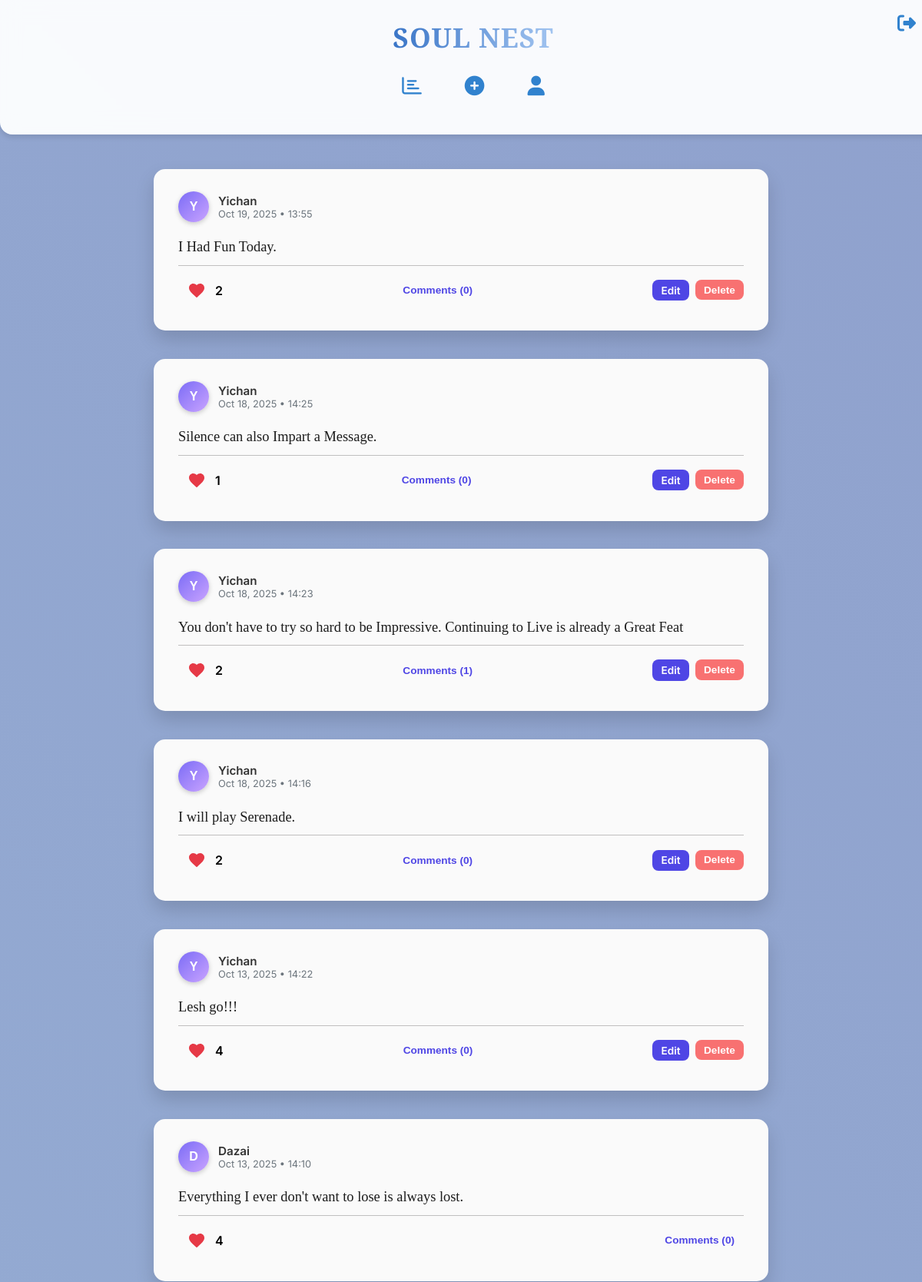
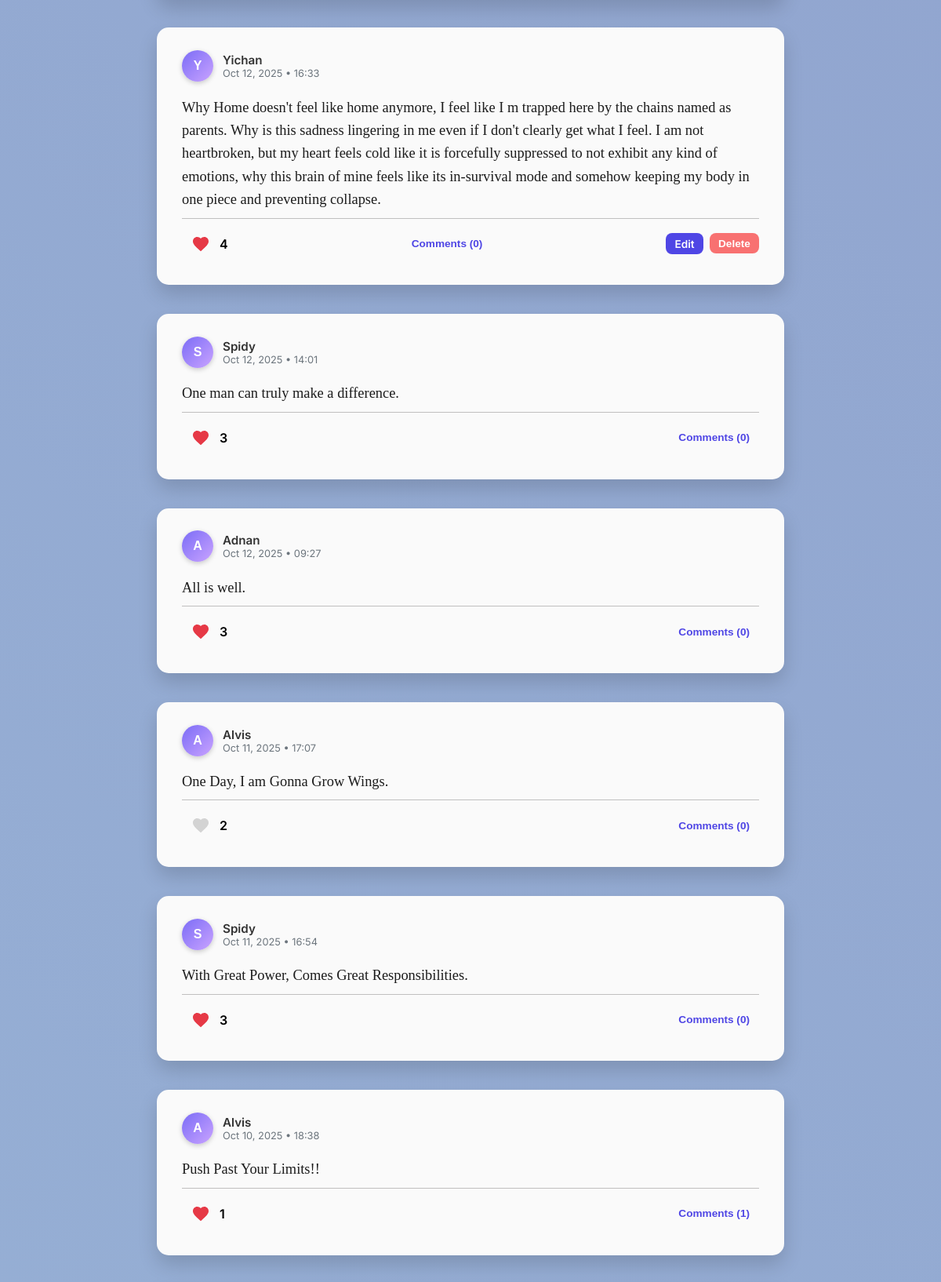
The app's page /thoughts (signed in, upper part) with its own data (2 pictures, top to bottom).
### models.py (models this page shows, shortened)
class Thought(db.Model):
    id = db.Column(db.Integer, primary_key=True)
    content = db.Column(db.Text, nullable=False)
    user_id = db.Column(db.Integer, db.ForeignKey('user.id'), nullable=False)
    timestamp = db.Column(db.DateTime, default=datetime.utcnow)
    mood = db.Column(db.String(50), nullable=True)
    comments = db.relationship('Comment', backref='thought', lazy='select')
    user = db.relationship('User', backref=db.backref('thoughts', lazy=True))
    liked_by = db.relationship(
        'User', secondary='likes',
        back_populates='liked_thoughts', lazy='dynamic' # Keep dynamic for efficiency
    )
    def is_liked_by(self, user):
        return self.liked_by.filter(likes.c.user_id == user.id).first() is not None
    def like_count(self):
        return self.liked_by.count()

class User(db.Model, UserMixin):
    id = db.Column(db.Integer, primary_key=True)
    username = db.Column(db.String(80), nullable=False, unique=True)
    password = db.Column(db.String(200), nullable=False)
    profile_image = db.Column(db.String(200), nullable=True)
    liked_thoughts = db.relationship(
        'Thought', secondary='likes',
        back_populates='liked_by', lazy='dynamic'
    )

### app.py (the view)
@app.route('/thoughts')
@login_required
def thoughts():
    all_thoughts = Thought.query.options(selectinload(Thought.comments)) \
                            .order_by(Thought.timestamp.desc()).all()
    return render_template('thoughts.html', thoughts=all_thoughts)

### app.py (called while the page is built)
@login_manager.user_loader
def load_user(user_id):
    return User.query.get(int(user_id))  # Loads user by ID

### templates/thoughts.html (shortened to what this page needs)
{% extends "base.html" %}
{% block content %}
<div class="feed-container" style="display: flex; flex-direction: column; gap: 1.5rem;">
    {% if thoughts %}
        {% for thought in thoughts %}
            <div class="thought-card mood-{{ thought.mood }}" id="thought-{{ thought.id }}" data-aos="fade-up" style="
                padding: 1.8rem 2rem;
                border-radius: 15px;
                box-shadow: 0 12px 25px rgba(0,0,0,0.15);
                transition: transform 0.3s ease, box-shadow 0.3s ease, background 0.4s ease;
            "
            onmouseover="this.style.transform='scale(1.03)'; this.style.boxShadow='0 18px 35px rgba(0,0,0,0.25)';"
            onmouseout="this.style.transform='scale(1)'; this.style.boxShadow='0 12px 25px rgba(0,0,0,0.15)';">
                <div class="thought-header" style="display: flex; align-items: center; gap: 0.75rem; margin-bottom: 0.75rem;">
                    <div style="
                        width: 40px; height: 40px;
                        border-radius: 50%;
                        background: linear-gradient(135deg, #7b6cf6, #c9a3ff);
                        display: flex; align-items: center; justify-content: center;
                        font-weight: 700; color: white;
                        font-family: 'Zalando Sans SemiExpanded', sans-serif;
                        font-size: 1rem; text-transform: uppercase;
                        box-shadow: 0 2px 6px rgba(0,0,0,0.2);
                    ">
                        {{ thought.user.username[0] }}
                    </div>
                    <div>
                        <div style="font-weight: 600; font-size: 0.95rem; color: #333;">
                            {{ thought.user.username }}
                        </div>
                        <div style="font-size: 0.8rem; color: #6c757d;">
                            {{ thought.timestamp.strftime('%b %d, %Y • %H:%M') }}
                        </div>
                    </div>
                </div>
                <p class="thought-content" style="
                    font-family: 'PT Serif', serif;
                    font-size: 1.15rem; color: #1c1c1c; font-weight: 500;
                    line-height: 1.6; margin-bottom: 0.5rem;
                ">
                    {{ thought.content }}
                </p>
                <div style="height:1px; background:#b0aeaec6; margin-top:0.5rem; margin-bottom:0.5rem; width:100%;"></div>
                <div class="thought-footer" style="display: flex; justify-content: space-between; align-items: center;">
                    <div class="like-section" style="display:flex; align-items:center; gap:0.003rem;">
                        <button type="button"
                                class="heart-icon {% if thought.is_liked_by(current_user) %}liked{% endif %}"
                                data-id="{{ thought.id }}"
                                onclick="toggleLike(this)"
                            style="background:none; border:none; cursor:pointer; display:flex; align-items:center; gap:0.2rem;">
                            <svg width="24" height="24" viewBox="0 0 24 24" fill="{% if thought.is_liked_by(current_user) %}#e63946{% else %}#d3d3d3{% endif %}" xmlns="http://www.w3.org/2000/svg">
                                <path d="M12 21.35l-1.45-1.32C5.4 15.36 2 12.28 2 8.5 2 5.42 4.42 3 7.5 3c1.74 0 3.41 0.81 4.5 2.09C13.09 3.81 14.76 3 16.5 3 19.58 3 22 5.42 22 8.5c0 3.78-3.4 6.86-8.55 11.54L12 21.35z"/>
                            </svg>
                        </button>
                        <span id="like-count-{{ thought.id }}" style="font-weight:600;">{{ thought.like_count() }}</span>
                    </div>
                    <div>
                        <button class="view-comments-btn" data-thought-id="{{ thought.id }}" style="border:none; background:none; color:#4f46e5; cursor:pointer; font-size:0.85rem;">
                            Comments ({{ thought.comments|length }})
                        </button>
                    </div>
                    {% if thought.user_id == current_user.id %}
                        <div style="display:flex; gap:0.5rem;">
                            <a href="{{ url_for('edit_thought', id=thought.id) }}" style="padding:0.35rem 0.7rem; font-size:0.85rem; font-weight:600; border-radius:8px; border:none; background:#4f46e5; color:white; text-decoration:none; cursor:pointer; transition: all 0.3s ease;" onmouseover="this.style.transform='translateY(-2px) scale(1.05)';" onmouseout="this.style.transform='none';">
                                Edit
                            </a>
                            <form action="{{ url_for('delete_thought', id=thought.id) }}" method="POST">
                                <button type="submit" style="padding:0.35rem 0.7rem; font-size:0.85rem; font-weight:600; border-radius:8px; border:none; background:#f87171; color:white; cursor:pointer; transition: all 0.3s ease;" onmouseover="this.style.transform='translateY(-2px) scale(1.05)';" onmouseout="this.style.transform='none';">
                                    Delete
                                </button>
                            </form>
                        </div>
                    {% endif %}
                </div>
            </div>
        {% endfor %}
    {% else %}
        <div class="no-thoughts text-center mt-5">
            <h3 style="font-family: 'PT Serif', serif;">No thoughts yet... 🌱</h3>
            <p style="color: #555;">Share your first thought to start building your soul nest!</p>
        </div>
    {% endif %}
</div>
{% endblock %}

### templates/base.html (style rules this page uses)
:root { --primary: #3182ce; --primary-light: #e0f2fe; --text-dark: #212529; --text-muted: #6c757d; --bg: #f8f9fa; --card-bg: #ffffff; --card-shadow: 0 4px 6px rgba(0, 0, 0, 0.1); }
body { font-family: 'Inter', sans-serif; margin: 0; background: linear-gradient(45deg, #a8d8ea 0%, #8b97c8 100%); background-size: 400% 400%; animation: gradientShift 15s ease infinite; overflow-x: hidden; }
.thought-card { background: rgba(255, 255, 255, 0.85); padding: 1.5rem; border-radius: 12px; box-shadow: var(--card-shadow); margin-bottom: 0.8rem; transition: transform 0.3s, box-shadow 0.3s, background 0.3s; }
button { width: 100%; padding: 0.75rem; background-color: var(--primary); color: white; border: none; border-radius: 8px; font-size: 1rem; font-weight: 600; cursor: pointer; }

### templates/thoughts.html (style rules this page uses)
.heart-icon svg { fill: #d3d3d3; width: 24px; height: 24px; display: block; background: transparent; border-radius: 50%; transition: transform 0.2s ease, fill 0.2s ease; }
.heart-icon.liked svg { fill: #e63946; }
.thought-card { background: #fafafa; transition: transform 0.3s ease, box-shadow 0.3s ease, background 0.4s ease; }

### records on screen
Thought: user "Y", user.username "Yichan", timestamp "Oct 19, 2025 • 13:55", content "I Had Fun Today.", like_count "2", comments|length "0"
Thought: user "Y", user.username "Yichan", timestamp "Oct 18, 2025 • 14:25", content "Silence can also Impart a Message.", like_count "1", comments|length "0"
Thought: user "Y", user.username "Yichan", timestamp "Oct 18, 2025 • 14:23", content "You don't have to try so hard to be Impressive. Continuing to Live is already a Great Feat", like_count "2", comments|length "1"
Thought: user "Y", user.username "Yichan", timestamp "Oct 18, 2025 • 14:16", content "I will play Serenade.", like_count "2", comments|length "0"
Thought: user "Y", user.username "Yichan", timestamp "Oct 13, 2025 • 14:22", content "Lesh go!!!", like_count "4", comments|length "0"
Thought: user "D", user.username "Dazai", timestamp "Oct 13, 2025 • 14:10", content "Everything I ever don't want to lose is always lost.", like_count "4", comments|length "0"
Thought: user "Y", user.username "Yichan", timestamp "Oct 12, 2025 • 16:33", content "Why Home doesn't feel like home anymore, I feel like I m trapped here by the chains named as parents. Why is this sadness lingering in me even if I don't clearly get what I feel. I am not heartbroken, but my heart feels cold like it is forcefully suppressed to not exhibit any kind of emotions, why this brain of mine feels like its in-survival mode and somehow keeping my body in one piece and preventing collapse.", like_count "4", comments|length "0"
Thought: user "S", user.username "Spidy", timestamp "Oct 12, 2025 • 14:01", content "One man can truly make a difference.", like_count "3", comments|length "0"
Thought: user "A", user.username "Adnan", timestamp "Oct 12, 2025 • 09:27", content "All is well.", like_count "3", comments|length "0"
Thought: user "A", user.username "Alvis", timestamp "Oct 11, 2025 • 17:07", content "One Day, I am Gonna Grow Wings.", like_count "2", comments|length "0"
Thought: user "S", user.username "Spidy", timestamp "Oct 11, 2025 • 16:54", content "With Great Power, Comes Great Responsibilities.", like_count "3", comments|length "0"
Thought: user "A", user.username "Alvis", timestamp "Oct 10, 2025 • 18:38", content "Push Past Your Limits!!", like_count "1", comments|length "1"
